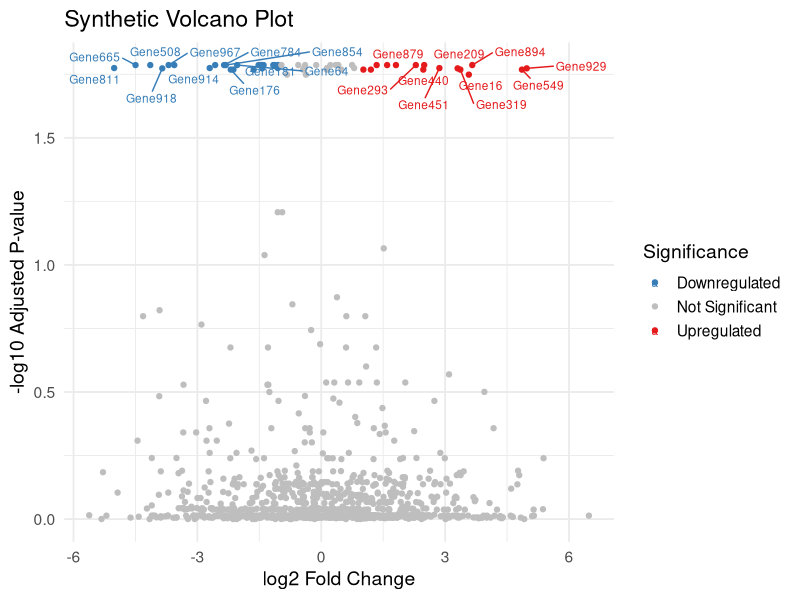

Write the R code that produced this figure.
## ---- chunk 1
knitr::opts_chunk$set(echo = TRUE, message = FALSE, warning = FALSE)
library(tidyverse)
library(ggrepel)
## ---- chunk 2
set.seed(123)

gene_data <- tibble(
  gene = paste0("Gene", 1:1000),
  log2FC = rnorm(1000, mean = 0, sd = 2),
  pval = runif(1000, min = 0, max = 1)
) |> 
  mutate(
    pval = ifelse(runif(1000) < 0.05, runif(1000, min = 0, max = 0.001), pval),
    adj_pval = p.adjust(pval, method = "BH"),
    sig = case_when(
      adj_pval < 0.05 & log2FC > 1 ~ "Upregulated",
      adj_pval < 0.05 & log2FC < -1 ~ "Downregulated",
      TRUE ~ "Not Significant"
    )
  )

gene_data$adj_pval <- -log10(gene_data$adj_pval)
## ---- chunk 3
ggplot(gene_data, aes(x = log2FC, y = (adj_pval), color = sig)) +
  geom_point() +
  geom_text_repel(
    data = filter(gene_data, adj_pval > 1.3 & abs(log2FC) > 2),
    aes(label = gene),
    size = 3, max.overlaps = 15
  ) +
  scale_color_manual(
    values = c("Upregulated" = "#E41A1C", "Downregulated" = "#377EB8", "Not Significant" = "grey")
  ) +
  labs(
    title = "Synthetic Volcano Plot",
    x = "log2 Fold Change",
    y = "-log10 Adjusted P-value",
    color = "Significance"
  ) +
  theme_minimal(base_size = 14)
## ---- chunk 4
gene_data |> 
  filter(sig != "Not Significant") |> 
  arrange(adj_pval) |> 
  slice_head(n = 10)
